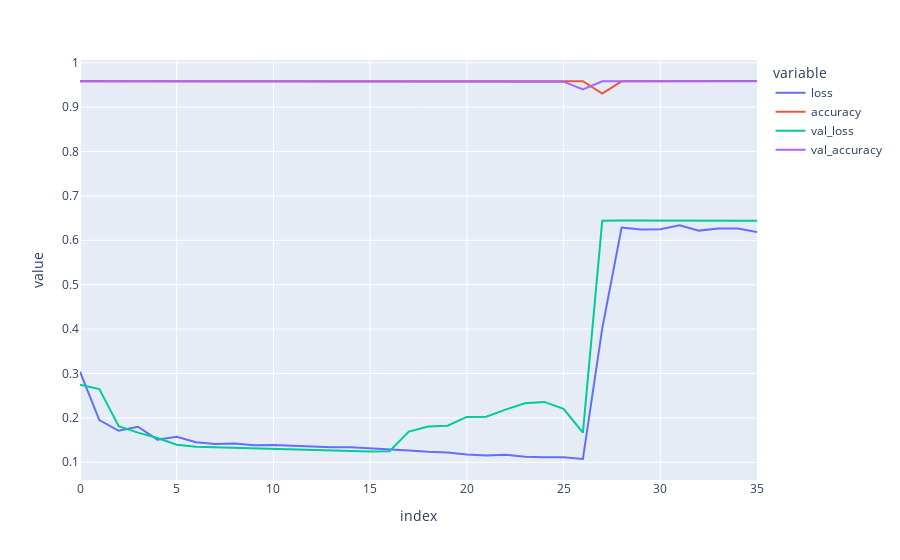

Write notebook code for a chart like this one.
### Code cell
pd.DataFrame(hx.history).plot()

### Figure 1 — Plotly figure (JSON) as saved in the notebook; plotly's stock layout.template omitted (floating-point values rounded to 4 significant figures)
{"data": [{"hovertemplate": "variable=loss<br>index=%{x}<br>value=%{y}<extra></extra>", "legendgroup": "loss", "line": {"color": "#636efa", "dash": "solid"}, "marker": {"symbol": "circle"}, "mode": "lines", "name": "loss", "orientation": "v", "showlegend": true, "type": "scatter", "x": [0, 1, 2, 3, 4, 5, 6, 7, 8, 9, 10, 11, 12, 13, 14, 15, 16, 17, 18, 19, 20, 21, 22, 23, 24, 25, 26, 27, 28, 29, 30, 31, 32, 33, 34, 35], "xaxis": "x", "y": [0.304, 0.1949, 0.1709, 0.1801, 0.151, 0.1577, 0.1452, 0.1411, 0.1421, 0.1386, 0.1391, 0.1372, 0.1365, 0.1341, 0.1336, 0.1313, 0.1301, 0.1266, 0.1236, 0.122, 0.1175, 0.115, 0.1172, 0.1125, 0.1114, 0.1114, 0.1074, 0.4017, 0.6286, 0.6241, 0.6247, 0.634, 0.6218, 0.6266, 0.6264, 0.6185], "yaxis": "y"}, {"hovertemplate": "variable=accuracy<br>index=%{x}<br>value=%{y}<extra></extra>", "legendgroup": "accuracy", "line": {"color": "#EF553B", "dash": "solid"}, "marker": {"symbol": "circle"}, "mode": "lines", "name": "accuracy", "orientation": "v", "showlegend": true, "type": "scatter", "x": [0, 1, 2, 3, 4, 5, 6, 7, 8, 9, 10, 11, 12, 13, 14, 15, 16, 17, 18, 19, 20, 21, 22, 23, 24, 25, 26, 27, 28, 29, 30, 31, 32, 33, 34, 35], "xaxis": "x", "y": [0.9584, 0.9583, 0.9585, 0.9588, 0.9582, 0.9587, 0.9584, 0.9586, 0.9579, 0.9586, 0.958, 0.9584, 0.9582, 0.9584, 0.9581, 0.9582, 0.9581, 0.9582, 0.9582, 0.9581, 0.9588, 0.9585, 0.9583, 0.9583, 0.9583, 0.9584, 0.9584, 0.9304, 0.9581, 0.9584, 0.9584, 0.9578, 0.9583, 0.9581, 0.9583, 0.9586], "yaxis": "y"}, {"hovertemplate": "variable=val_loss<br>index=%{x}<br>value=%{y}<extra></extra>", "legendgroup": "val_loss", "line": {"color": "#00cc96", "dash": "solid"}, "marker": {"symbol": "circle"}, "mode": "lines", "name": "val_loss", "orientation": "v", "showlegend": true, "type": "scatter", "x": [0, 1, 2, 3, 4, 5, 6, 7, 8, 9, 10, 11, 12, 13, 14, 15, 16, 17, 18, 19, 20, 21, 22, 23, 24, 25, 26, 27, 28, 29, 30, 31, 32, 33, 34, 35], "xaxis": "x", "y": [0.2744, 0.2647, 0.1815, 0.1667, 0.1546, 0.1394, 0.1349, 0.1338, 0.1331, 0.1319, 0.1302, 0.1296, 0.1278, 0.1262, 0.1253, 0.1242, 0.125, 0.169, 0.1805, 0.1823, 0.2021, 0.2025, 0.2185, 0.2327, 0.2359, 0.2205, 0.1669, 0.6443, 0.6444, 0.6443, 0.6442, 0.6442, 0.6442, 0.6442, 0.6442, 0.6441], "yaxis": "y"}, {"hovertemplate": "variable=val_accuracy<br>index=%{x}<br>value=%{y}<extra></extra>", "legendgroup": "val_accuracy", "line": {"color": "#ab63fa", "dash": "solid"}, "marker": {"symbol": "circle"}, "mode": "lines", "name": "val_accuracy", "orientation": "v", "showlegend": true, "type": "scatter", "x": [0, 1, 2, 3, 4, 5, 6, 7, 8, 9, 10, 11, 12, 13, 14, 15, 16, 17, 18, 19, 20, 21, 22, 23, 24, 25, 26, 27, 28, 29, 30, 31, 32, 33, 34, 35], "xaxis": "x", "y": [0.9583, 0.9583, 0.9583, 0.9583, 0.9583, 0.9583, 0.9583, 0.9583, 0.9583, 0.9583, 0.9583, 0.9583, 0.9583, 0.9583, 0.9583, 0.9583, 0.9583, 0.9583, 0.9583, 0.9583, 0.9583, 0.9583, 0.9583, 0.9583, 0.9583, 0.9573, 0.9398, 0.9583, 0.9583, 0.9583, 0.9583, 0.9583, 0.9583, 0.9583, 0.9583, 0.9583], "yaxis": "y"}], "layout": {"legend": {"title": {"text": "variable"}, "tracegroupgap": 0}, "margin": {"t": 60}, "xaxis": {"anchor": "y", "domain": [0, 1], "title": {"text": "index"}}, "yaxis": {"anchor": "x", "domain": [0, 1], "title": {"text": "value"}}}}
